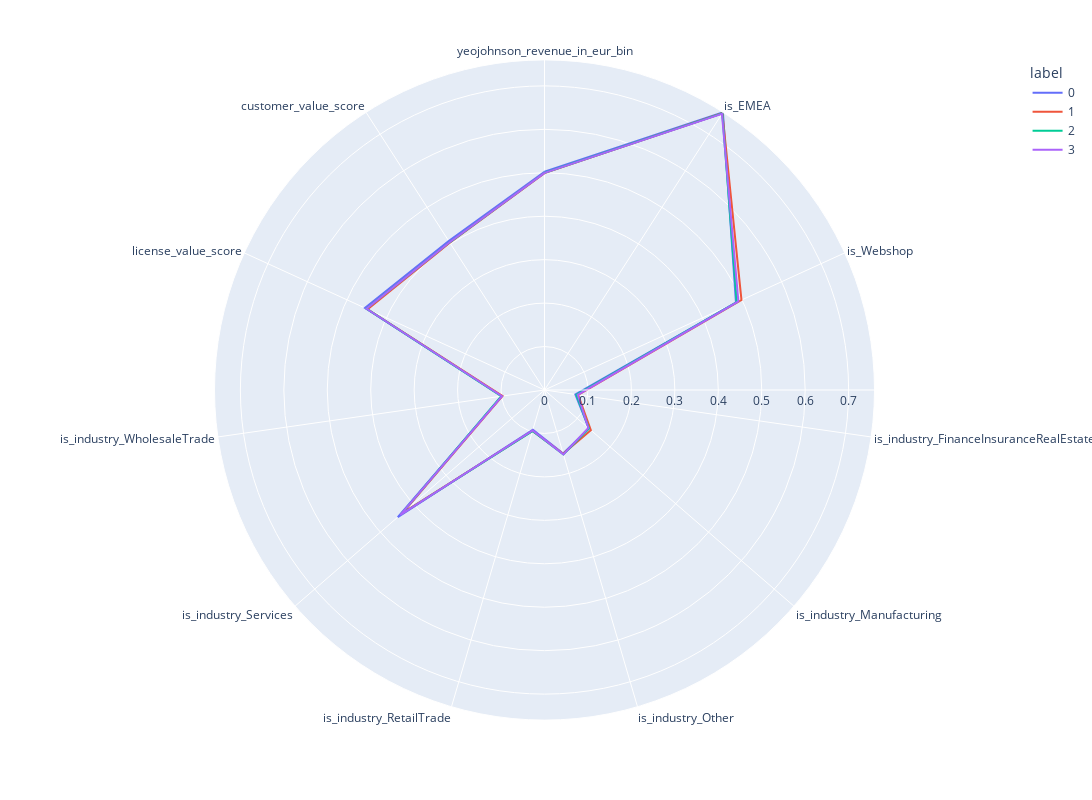

Notebook cell for this chart:
### Code cell
clusters=pd.DataFrame(features, columns=features_df.columns)
clusters['label']=kmeans.labels_
polar=clusters.groupby("label").mean().reset_index()
polar=pd.melt(polar,id_vars=["label"])
fig = px.line_polar(polar, r="value", theta="variable", color="label", line_close=True,height=800,width=1400)
fig.show()

### Figure 1 — Plotly figure (JSON) as saved in the notebook; plotly's stock layout.template omitted (floating-point values rounded to 4 significant figures)
{"data": [{"hovertemplate": "label=0<br>value=%{r}<br>variable=%{theta}<extra></extra>", "legendgroup": "0", "line": {"color": "#636efa", "dash": "solid"}, "marker": {"symbol": "circle"}, "mode": "lines", "name": "0", "r": [0.5023, 0.7596, 0.4845, 0.07176, 0.1351, 0.1521, 0.09506, 0.4469, 0.0991, 0.4542, 0.4078, 0.5023], "showlegend": true, "subplot": "polar", "theta": ["yeojohnson_revenue_in_eur_bin", "is_EMEA", "is_Webshop", "is_industry_FinanceInsuranceRealEstate", "is_industry_Manufacturing", "is_industry_Other", "is_industry_RetailTrade", "is_industry_Services", "is_industry_WholesaleTrade", "license_value_score", "customer_value_score", "yeojohnson_revenue_in_eur_bin"], "type": "scatterpolar"}, {"hovertemplate": "label=1<br>value=%{r}<br>variable=%{theta}<extra></extra>", "legendgroup": "1", "line": {"color": "#EF553B", "dash": "solid"}, "marker": {"symbol": "circle"}, "mode": "lines", "name": "1", "r": [0.4992, 0.7574, 0.4984, 0.0782, 0.1412, 0.153, 0.09817, 0.4318, 0.09776, 0.4475, 0.4031, 0.4992], "showlegend": true, "subplot": "polar", "theta": ["yeojohnson_revenue_in_eur_bin", "is_EMEA", "is_Webshop", "is_industry_FinanceInsuranceRealEstate", "is_industry_Manufacturing", "is_industry_Other", "is_industry_RetailTrade", "is_industry_Services", "is_industry_WholesaleTrade", "license_value_score", "customer_value_score", "yeojohnson_revenue_in_eur_bin"], "type": "scatterpolar"}, {"hovertemplate": "label=2<br>value=%{r}<br>variable=%{theta}<extra></extra>", "legendgroup": "2", "line": {"color": "#00cc96", "dash": "solid"}, "marker": {"symbol": "circle"}, "mode": "lines", "name": "2", "r": [0.5002, 0.757, 0.4865, 0.07405, 0.1356, 0.1547, 0.09853, 0.4366, 0.1005, 0.4506, 0.404, 0.5002], "showlegend": true, "subplot": "polar", "theta": ["yeojohnson_revenue_in_eur_bin", "is_EMEA", "is_Webshop", "is_industry_FinanceInsuranceRealEstate", "is_industry_Manufacturing", "is_industry_Other", "is_industry_RetailTrade", "is_industry_Services", "is_industry_WholesaleTrade", "license_value_score", "customer_value_score", "yeojohnson_revenue_in_eur_bin"], "type": "scatterpolar"}, {"hovertemplate": "label=3<br>value=%{r}<br>variable=%{theta}<extra></extra>", "legendgroup": "3", "line": {"color": "#ab63fa", "dash": "solid"}, "marker": {"symbol": "circle"}, "mode": "lines", "name": "3", "r": [0.4997, 0.7554, 0.4906, 0.07724, 0.1336, 0.1545, 0.097, 0.4389, 0.09884, 0.4503, 0.4043, 0.4997], "showlegend": true, "subplot": "polar", "theta": ["yeojohnson_revenue_in_eur_bin", "is_EMEA", "is_Webshop", "is_industry_FinanceInsuranceRealEstate", "is_industry_Manufacturing", "is_industry_Other", "is_industry_RetailTrade", "is_industry_Services", "is_industry_WholesaleTrade", "license_value_score", "customer_value_score", "yeojohnson_revenue_in_eur_bin"], "type": "scatterpolar"}], "layout": {"height": 800, "legend": {"title": {"text": "label"}, "tracegroupgap": 0}, "margin": {"t": 60}, "polar": {"angularaxis": {"direction": "clockwise", "rotation": 90}, "domain": {"x": [0, 1], "y": [0, 1]}}, "width": 1400}}
